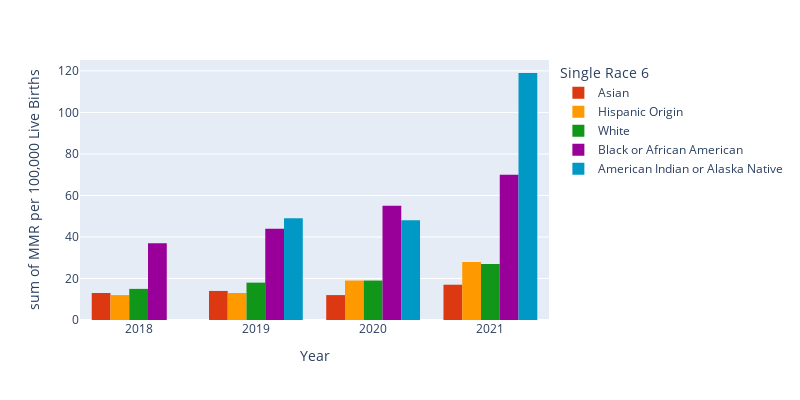

Write notebook code for a chart like this one.
### Markdown cell above
Create Map

### Code cell
fig = px.histogram(ratio_df, x="Year", y="MMR per 100,000 Live Births",
                   color='Single Race 6', barmode='group',
                   category_orders={"Single Race 6":["More than one race", "Asian", "Hispanic Origin", "White", "Black or African American", "American Indian or Alaska Native"]},
                   color_discrete_sequence=px.colors.qualitative.G10,
                   height=400, width=800)
fig.show()
# should I include all the races even if there is a year missing?
# should I label each bar individually?
# should I include AINA group because their crude rates were labeled unreliable for years before 2021

### Figure 1 — Plotly figure (JSON) as saved in the notebook; plotly's stock layout.template omitted (floating-point values rounded to 4 significant figures)
{"data": [{"alignmentgroup": "True", "bingroup": "x", "histfunc": "sum", "hovertemplate": "Single Race 6=Asian<br>Year=%{x}<br>sum of MMR per 100,000 Live Births=%{y}<extra></extra>", "legendgroup": "Asian", "marker": {"color": "#DC3912", "pattern": {"shape": ""}}, "name": "Asian", "offsetgroup": "Asian", "orientation": "v", "showlegend": true, "type": "histogram", "x": [2018, 2019, 2020, 2021], "xaxis": "x", "y": [13, 14, 12, 17], "yaxis": "y"}, {"alignmentgroup": "True", "bingroup": "x", "histfunc": "sum", "hovertemplate": "Single Race 6=Hispanic Origin<br>Year=%{x}<br>sum of MMR per 100,000 Live Births=%{y}<extra></extra>", "legendgroup": "Hispanic Origin", "marker": {"color": "#FF9900", "pattern": {"shape": ""}}, "name": "Hispanic Origin", "offsetgroup": "Hispanic Origin", "orientation": "v", "showlegend": true, "type": "histogram", "x": ["2018", "2019", "2020", "2021"], "xaxis": "x", "y": [12, 13, 19, 28], "yaxis": "y"}, {"alignmentgroup": "True", "bingroup": "x", "histfunc": "sum", "hovertemplate": "Single Race 6=White<br>Year=%{x}<br>sum of MMR per 100,000 Live Births=%{y}<extra></extra>", "legendgroup": "White", "marker": {"color": "#109618", "pattern": {"shape": ""}}, "name": "White", "offsetgroup": "White", "orientation": "v", "showlegend": true, "type": "histogram", "x": [2018, 2019, 2020, 2021], "xaxis": "x", "y": [15, 18, 19, 27], "yaxis": "y"}, {"alignmentgroup": "True", "bingroup": "x", "histfunc": "sum", "hovertemplate": "Single Race 6=Black or African American<br>Year=%{x}<br>sum of MMR per 100,000 Live Births=%{y}<extra></extra>", "legendgroup": "Black or African American", "marker": {"color": "#990099", "pattern": {"shape": ""}}, "name": "Black or African American", "offsetgroup": "Black or African American", "orientation": "v", "showlegend": true, "type": "histogram", "x": [2018, 2019, 2020, 2021], "xaxis": "x", "y": [37, 44, 55, 70], "yaxis": "y"}, {"alignmentgroup": "True", "bingroup": "x", "histfunc": "sum", "hovertemplate": "Single Race 6=American Indian or Alaska Native<br>Year=%{x}<br>sum of MMR per 100,000 Live Births=%{y}<extra></extra>", "legendgroup": "American Indian or Alaska Native", "marker": {"color": "#0099C6", "pattern": {"shape": ""}}, "name": "American Indian or Alaska Native", "offsetgroup": "American Indian or Alaska Native", "orientation": "v", "showlegend": true, "type": "histogram", "x": [2019, 2020, 2021], "xaxis": "x", "y": [49, 48, 119], "yaxis": "y"}], "layout": {"barmode": "group", "height": 400, "legend": {"title": {"text": "Single Race 6"}, "tracegroupgap": 0}, "margin": {"t": 60}, "width": 800, "xaxis": {"anchor": "y", "domain": [0, 1], "title": {"text": "Year"}}, "yaxis": {"anchor": "x", "domain": [0, 1], "title": {"text": "sum of MMR per 100,000 Live Births"}}}}
